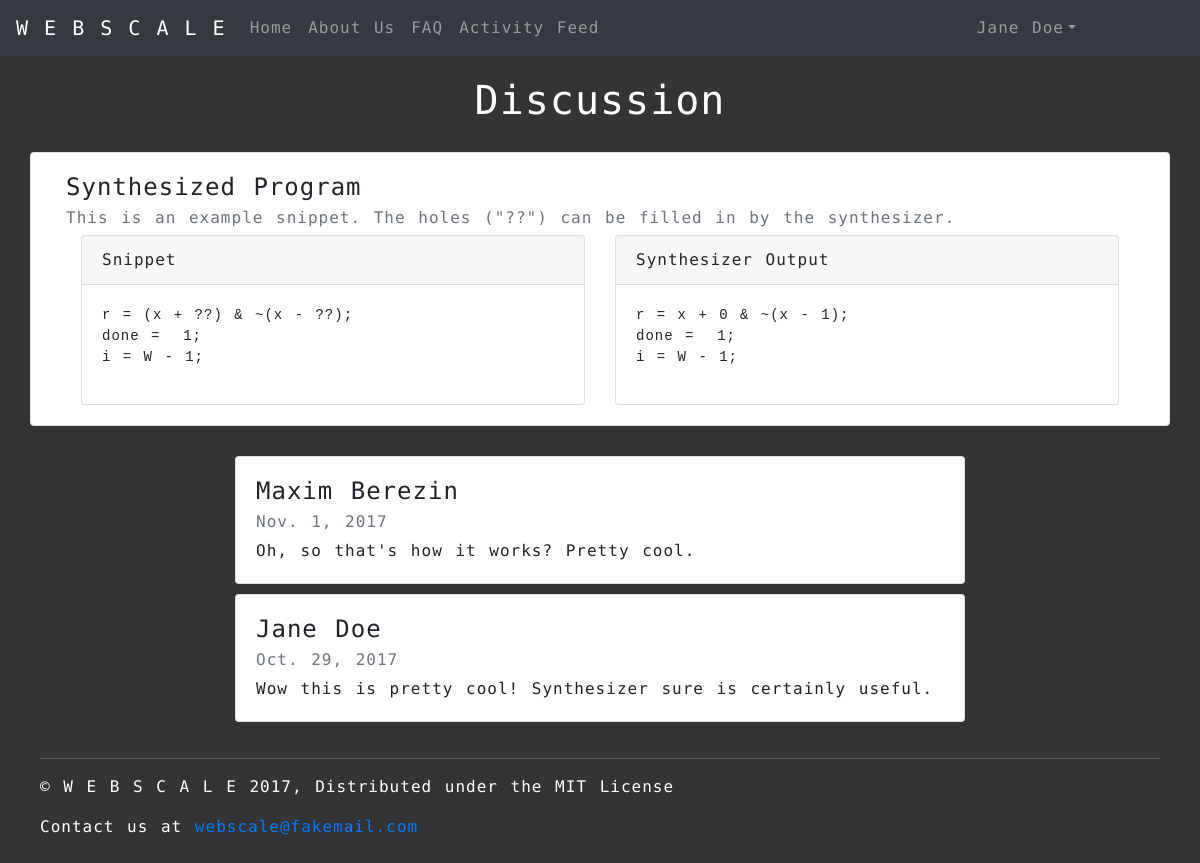
Page /discussion/ec59bdefc8ad49f5b782e158f72f78a3 on the committed database.
### synthesizer/models.py (models this page shows, shortened)
class Snippit(models.Model):
    id = models.UUIDField(primary_key=True, default=uuid.uuid4, help_text="Unique ID for this Snippit")
    user_id = models.ForeignKey('User', on_delete=models.SET_NULL, null=True)
    name = models.CharField('Name', max_length=200, help_text="Enter name")
    description = models.TextField(max_length=1000, help_text="Enter the snippit description")
    program_text = models.TextField(max_length=99999, help_text="Enter the program holes")
    program_spec = models.TextField(max_length=99999, help_text="Enter the program spec")
    """
    The synthesizer result needs to be a different kind of model field that will be generated, not entered
    """
    synthesizer_result = models.TextField(max_length=99999, help_text="Enter the synthesizer result")
    is_public = (
        ('t', 'True'),
        ('f', 'False'),
    )
    def get_id(self):
        return self.id
    def get_user_id(self):
        return self.user_id
    def get_name(self):
        return self.name
    def get_description(self):
        return self.description
    def get_program_text(self):
        return self.program_text
    def get_synthesizer_result(self):
        return self.synthesizer_result

class User(models.Model):
    id = models.UUIDField(primary_key=True, default=uuid.uuid4, help_text="Unique ID for this particular user")
    name = models.CharField('Name', max_length=200, help_text="Enter your name")
    email = models.EmailField('email', max_length=200, help_text= "Enter you email")
    hashed_password = models.CharField(max_length=200)
    def get_name(self):
        return self.name

class Comment(models.Model):
    id = models.UUIDField(primary_key=True, default=uuid.uuid4, help_text="Unique ID for this comment")
    user_id = models.ForeignKey('User', on_delete=models.SET_NULL, null=True)
    snippit_id = models.ForeignKey('Snippit', on_delete=models.SET_NULL, null=True)
    text = models.TextField(max_length=99999, help_text="Enter the comment text")
    date_posted = models.DateField(null=True, blank=True)
    def get_user_id(self):
        return self.user_id
    def get_text(self):
        return self.text
    def get_date(self):
        return self.date_posted

### synthesizer/views.py (the view)
# urls.py: url(r'^discussion/(\w*)$', views.discussion, name='discussion'),
def discussion(request, snippetID):
    page_context = {'page_title': 'Discussion'}
    snippet = Snippit.objects.get(pk=snippetID)
    snippet_comments = list(
        map(lambda comment: (comment.get_user_id().get_name(),
                         comment.get_text(), comment.get_date()),
                            Comment.objects.filter(snippit_id=snippetID))
        )
    print(list(snippet_comments))
    page_context['snippet_id'] = snippet.get_id().hex
    page_context['snippet_name'] = snippet.get_name()
    page_context['snippet_user_id'] = snippet.get_user_id()
    page_context['snippet_description'] = snippet.get_description()
    page_context['snippet_text'] = snippet.get_program_text()
    page_context['snippet_result'] = snippet.get_synthesizer_result()
    page_context['snippet_comments'] = snippet_comments
    return render(
        request,
        'synthesizer/discussion.html',
        page_context,
    )

### synthesizer/templates/synthesizer/discussion.html (shortened to what this page needs)
{% extends "base_page.html" %}
{% block css %}
{% load static %}
<link rel="stylesheet" type="text/css" href="{% static 'css/webscale-discussion.css' %}">
{% endblock %}
{% block content %}
<div>
    <h1 class="page-title">Discussion</h1>
    <div id="main" class="container">
        <div class="row">
            <div class="card col-12">
                <div class="card-body">
                    <h4 class="card-title">{{ snippet_name }}</h4>
                    <h6 class="card-subtitle mb-2 text-muted">{{ snippet_description }}</h6>
                    <div class="container-fluid">
                        <div class="row">
                            <div class="col-6">
                                <div class="card">
                                    <div class="card-header">Snippet</div>
                                    <div class="card-body">
                                        <pre>{{ snippet_text }}</pre>
                                    </div>
                                </div>
                            </div>
                            <div class="col-6">
                                <div class="card">
                                    <div class="card-header">Synthesizer Output</div>
                                    <div class="card-body">
                                        <pre>{{ snippet_result }}</pre>
                                    </div>
                                </div>
                            </div>
                        </div>
                    </div>
                </div>
            </div>
        </div>
        <div class="row comments">
            <div class="comments col-2">
            </div>
            <div class="comments col-8">
                {% for comment in snippet_comments %}
                <div class="card comment">
                    <div class="card-body">
                        <h4 class="card-title">{{ comment.0 }}</h4>
                        <h6 class="card-subtitle mb-2 text-muted">{{ comment.2 }}</h6>
                        <p class="card-text">{{ comment.1 }}</p>
                    </div>
                </div>
                {% endfor %}
            </div>
        </div>
    </div>
    <footer class="footer">
        <hr class="footer-hr">
        <p>&copy; W E B S C A L E 2017, Distributed under the MIT License</p>
        <p>Contact us at <a href="mailto:webscale@fakemail.com">webscale@fakemail.com</a></p>
    </footer>
</div>
{% endblock %}

### synthesizer/static/css/webscale-discussion.css (style rules this page uses)
* { letter-spacing: 1px; word-spacing: 2px; line-height: 150%; font-family: 'Encode Sans Expanded', sans-serif; }
html, body { background: linear-gradient(to bottom, rgba(52, 52, 54, 1.0), rgba(52, 52, 54, 1.0)); height: 100%; position: relative; }
body { padding-bottom: 150px; }
.page-title { text-align: center; padding-top: 20px; color: white; }
#main { padding-top: 20px; }
.comments { padding-top: 15px; }
.comment { margin-bottom: 10px; }
.footer { color: white; padding: 10px 40px 10px 40px; bottom: 0; left: 0; right: 0; }
.footer-hr { border-top: 1px solid rgba(194, 192, 192, 0.27); }

### rows in the picture
Snippit: name "Synthesized Program", description "This is an example snippet. The holes (\"??\") can be filled in by the synthesizer.", program_text "r = (x + ??) & ~(x - ??); done = 1; i = W - 1;", synthesizer_result "r = x + 0 & ~(x - 1); done = 1; i = W - 1;"
User: name "Maxim Berezin"
Comment: date_posted "Nov. 1, 2017", text "Oh, so that's how it works? Pretty cool."
User: name "Jane Doe"
Comment: date_posted "Oct. 29, 2017", text "Wow this is pretty cool! Synthesizer sure is certainly useful."
